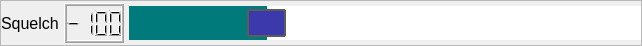
           <widget class="QFrame" name="frame_3">
            <property name="sizePolicy">
             <sizepolicy hsizetype="Expanding" vsizetype="Fixed">
              <horstretch>0</horstretch>
              <verstretch>0</verstretch>
             </sizepolicy>
            </property>
            <property name="minimumSize">
             <size>
              <width>0</width>
              <height>46</height>
             </size>
            </property>
            <property name="maximumSize">
             <size>
              <width>16777215</width>
              <height>42</height>
             </size>
            </property>
            <property name="font">
             <font>
              <pointsize>12</pointsize>
             </font>
            </property>
            <property name="frameShape">
             <enum>QFrame::StyledPanel</enum>
            </property>
            <property name="frameShadow">
             <enum>QFrame::Raised</enum>
            </property>
            <layout class="QHBoxLayout" name="horizontalLayout_7">
             <property name="spacing">
              <number>5</number>
             </property>
             <property name="leftMargin">
              <number>0</number>
             </property>
             <property name="topMargin">
              <number>0</number>
             </property>
             <property name="rightMargin">
              <number>0</number>
             </property>
             <property name="bottomMargin">
              <number>0</number>
             </property>
             <item>
              <widget class="QLabel" name="label_11">
               <property name="styleSheet">
                <string notr="true">font: 13pt &quot;Sans Serif&quot;;</string>
               </property>
               <property name="text">
                <string>Squelch</string>
               </property>
              </widget>
             </item>
             <item>
              <widget class="QLCDNumber" name="rxSquelchDisplay">
               <property name="sizePolicy">
                <sizepolicy hsizetype="Fixed" vsizetype="Fixed">
                 <horstretch>0</horstretch>
                 <verstretch>0</verstretch>
                </sizepolicy>
               </property>
               <property name="minimumSize">
                <size>
                 <width>60</width>
                 <height>40</height>
                </size>
               </property>
               <property name="maximumSize">
                <size>
                 <width>16777215</width>
                 <height>40</height>
                </size>
               </property>
               <property name="lineWidth">
                <number>1</number>
               </property>
               <property name="midLineWidth">
                <number>1</number>
               </property>
               <property name="digitCount">
                <number>4</number>
               </property>
               <property name="segmentStyle">
                <enum>QLCDNumber::Filled</enum>
               </property>
               <property name="value" stdset="0">
                <double>-100.000000000000000</double>
               </property>
              </widget>
             </item>
             <item>
              <widget class="QSlider" name="rxSquelchSlider">
               <property name="sizePolicy">
                <sizepolicy hsizetype="Expanding" vsizetype="Fixed">
                 <horstretch>0</horstretch>
                 <verstretch>0</verstretch>
                </sizepolicy>
               </property>
               <property name="minimumSize">
                <size>
                 <width>512</width>
                 <height>40</height>
                </size>
               </property>
               <property name="styleSheet">
                <string notr="true">QSlider::groove:horizontal {
    border: 3px solid #0000FF;
    height: 28px; /* the groove expands to the size of the slider by default. by giving it a height, it has a fixed size */
    margin: 0px 0;
}

QSlider::handle:horizontal {
    border: 2px solid #5c5c5c;
    width: 35px;
    height: 27px;
    margin: -2px 0 -2px 0; /* handle is placed by default on the contents rect of the groove. Expand outside the groove */
    border-radius: 1px;
}
QSlider::groove:horizontal {
    background: #FF0033;
    position: absolute; /* absolutely position 4px from the left and right of the widget. setting margins on the widget should work too... */
}

QSlider::handle:horizontal {
    height: 10px;
    background: #3B39AB;
    position: absolute; /* absolutely position 4px from the left and right of the widget. setting margins on the widget should work too... */
    margin: 0 -4px 0; /* expand outside the groove */
}


QSlider::add-page:horizontal {
    background: white;
}

QSlider::sub-page:horizontal {
    background: #007A7A;
}

QSlider::handle:vertical {
    height: 10px;
    background: red;
    margin: 0 -4px; /* expand outside the groove */
}
</string>
               </property>
               <property name="minimum">
                <number>-140</number>
               </property>
               <property name="maximum">
                <number>20</number>
               </property>
               <property name="pageStep">
                <number>1</number>
               </property>
               <property name="value">
                <number>-100</number>
               </property>
               <property name="orientation">
                <enum>Qt::Horizontal</enum>
               </property>
               <property name="invertedAppearance">
                <bool>false</bool>
               </property>
               <property name="tickPosition">
                <enum>QSlider::NoTicks</enum>
               </property>
               <property name="tickInterval">
                <number>1</number>
               </property>
              </widget>
             </item>
            </layout>
           </widget>
